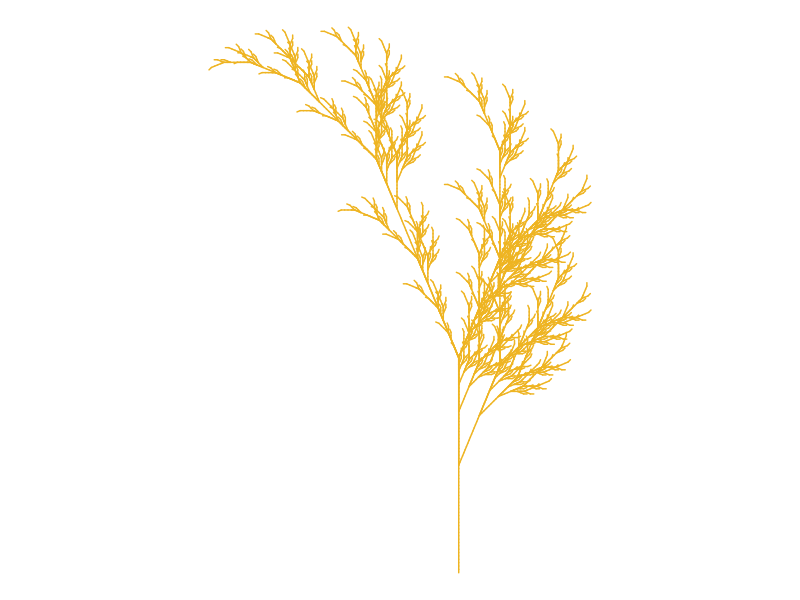

R code for this plot:
## Data Visualization
## Objective: Create graphics with R
## Title: Fall color
# Credit: https://fronkonstin.com

# Install packages
#install.packages(c("gsubfn", "proto", "tidyverse"))

library(gsubfn)
library(tidyverse)

# Define elements in plant art
# Each image corresponds to a different axiom, rules, angle and depth

# Leaf of Fall

axiom="X"
rules=list("X"="F-[[X]+X]+F[+FX]-X", "F"="FF")
angle=22.5
depth=6


for (i in 1:depth) axiom=gsubfn(".", rules, axiom)

actions=str_extract_all(axiom, "\\d*\\+|\\d*\\-|F|L|R|\\[|\\]|\\|") %>% unlist

status=data.frame(x=numeric(0), y=numeric(0), alfa=numeric(0))
points=data.frame(x1 = 0, y1 = 0, x2 = NA, y2 = NA, alfa=90, depth=1)


# Generating data
# Note: may take a minute or two

for (action in actions)
{
  if (action=="F")
  {
    x=points[1, "x1"]+cos(points[1, "alfa"]*(pi/180))
    y=points[1, "y1"]+sin(points[1, "alfa"]*(pi/180))
    points[1,"x2"]=x
    points[1,"y2"]=y
    data.frame(x1 = x, y1 = y, x2 = NA, y2 = NA,
               alfa=points[1, "alfa"],
               depth=points[1,"depth"]) %>% rbind(points)->points
  }
  if (action %in% c("+", "-")){
    alfa=points[1, "alfa"]
    points[1, "alfa"]=eval(parse(text=paste0("alfa",action, angle)))
  }
  if(action=="["){
    data.frame(x=points[1, "x1"], y=points[1, "y1"], alfa=points[1, "alfa"]) %>%
      rbind(status) -> status
    points[1, "depth"]=points[1, "depth"]+1
  }

  if(action=="]"){
    depth=points[1, "depth"]
    points[-1,]->points
    data.frame(x1=status[1, "x"], y1=status[1, "y"], x2=NA, y2=NA,
               alfa=status[1, "alfa"],
               depth=depth-1) %>%
      rbind(points) -> points
    status[-1,]->status
  }
}

ggplot() +
  geom_segment(aes(x = x1, y = y1, xend = x2, yend = y2),
               lineend = "round",
               color="goldenrod2", # Set your own Fall color?
               data=na.omit(points)) +
  coord_fixed(ratio = 1) +
  theme_void() # No grid nor axes
